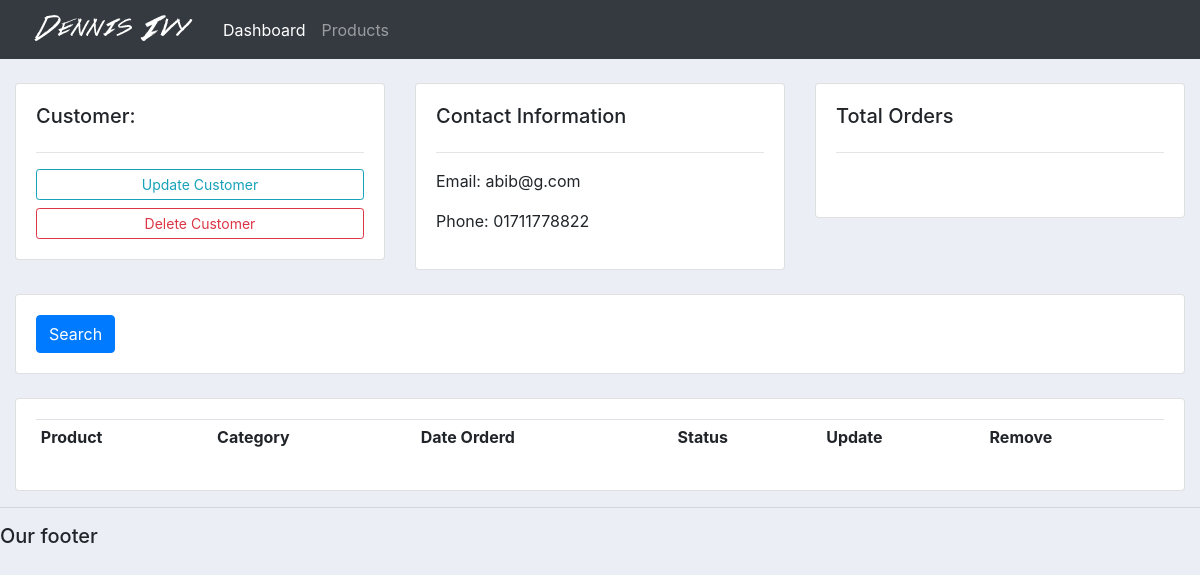
Before: /customers/1 with the older database file.
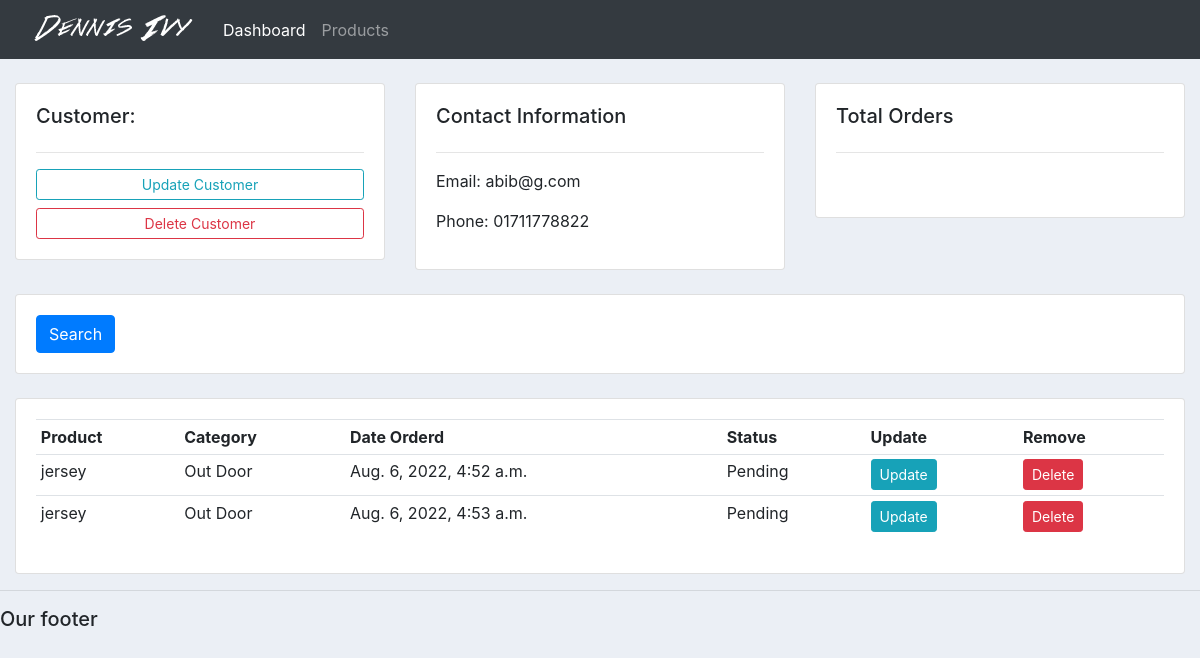
After: the same page with the newer database file.
### accounts/models.py (models this page shows)
class Order(models.Model):
	STATUS = (
			('Pending', 'Pending'),
			('Out for delivery', 'Out for delivery'),
			('Delivered', 'Delivered'),
			)
	customer =models.ForeignKey(Customer,null=TRUE,on_delete=models.SET_NULL)
	product =models.ForeignKey(Product,null=True,on_delete=models.SET_NULL)
	date_created = models.DateTimeField(auto_now_add=True, null=True)
	status = models.CharField(max_length=200, null=True, choices=STATUS)

class Product(models.Model):
    CATEGORY = (
			('Indoor', 'Indoor'),
			('Out Door', 'Out Door'),
			)
    name=models.CharField(max_length=200)
    price=models.FloatField(null=True)
    category=models.CharField(max_length=200,null=True,choices=CATEGORY)
    description=models.CharField(max_length=200,null=True)
    date_created=models.DateTimeField(auto_now_add=True,null=True)
    tags=models.ManyToManyField(Tag)
    def __str__(self) -> str:
        return self.name

### accounts/views.py (the view)
# urls.py: path('customers/<str:cust_id>',views.customers,name='customer'),
def customers(request,cust_id):
    customer=Customer.objects.get(id=cust_id)
    orders=customer.order_set.all()
    total_order=orders.count()
    context={
        'customer':customer,
        'orders':orders,
        'total_order':total_order
        }
    return render(request,'accounts/customer.html',context)

### accounts/templates/accounts/customer.html
{%  extends 'accounts/main.html' %}
{% block content %}
	<br>
<div class="row">
	<div class="col-md">
		<div class="card card-body">
			<h5>Customer:</h5>
			<hr>
			<a class="btn btn-outline-info  btn-sm btn-block" href="">Update Customer</a>
			<a class="btn btn-outline-danger  btn-sm btn-block" href="">Delete Customer</a>
		</div>
	</div>
	<div class="col-md">
		<div class="card card-body">
			<h5>Contact Information</h5>
			<hr>
			<p>Email: {{customer.email}}</p>
			<p>Phone: {{customer.phone}}</p>
		</div>
	</div>
	<div class="col-md">
		<div class="card card-body">
			<h5>Total Orders</h5>
			<hr>
			<h1 style="text-align: center;padding: 10px">{{order_count}}</h1>
		</div>
	</div>
</div>
<br>
<div class="row">
	<div class="col">
		<div class="card card-body">
			<form method="get">
		    <button class="btn btn-primary" type="submit">Search</button>
		  </form>
		</div>
	</div>
</div>
<br>
<div class="row">
	<div class="col-md">
		<div class="card card-body">
			<table class="table table-sm">
				<tr>
					<th>Product</th>
					<th>Category</th>
					<th>Date Orderd</th>
					<th>Status</th>
					<th>Update</th>
					<th>Remove</th>
				</tr>
				{% for order in orders %}
				<tr>
					<td>{{order.product}}</td>
					<td>{{order.product.category}}</td>
					<td>{{order.date_created}}</td>
					<td>{{order.status}}</td>
					<td><a class="btn btn-sm btn-info" href="{% url 'update_order' order.id %}">Update</a></td>
					<td><a class="btn btn-sm btn-danger" href="{% url 'delete_order' order.id %}">Delete</a></td>
				</tr>
				{% endfor %}
			</table>
		</div>
	</div>
</div>
{% endblock %}

Changed rows visible on the page:
added Order: product "jersey", product.category "Out Door", date_created "Aug. 6, 2022, 4:52 a.m.", status "Pending"
added Order: product "jersey", product.category "Out Door", date_created "Aug. 6, 2022, 4:53 a.m.", status "Pending"
